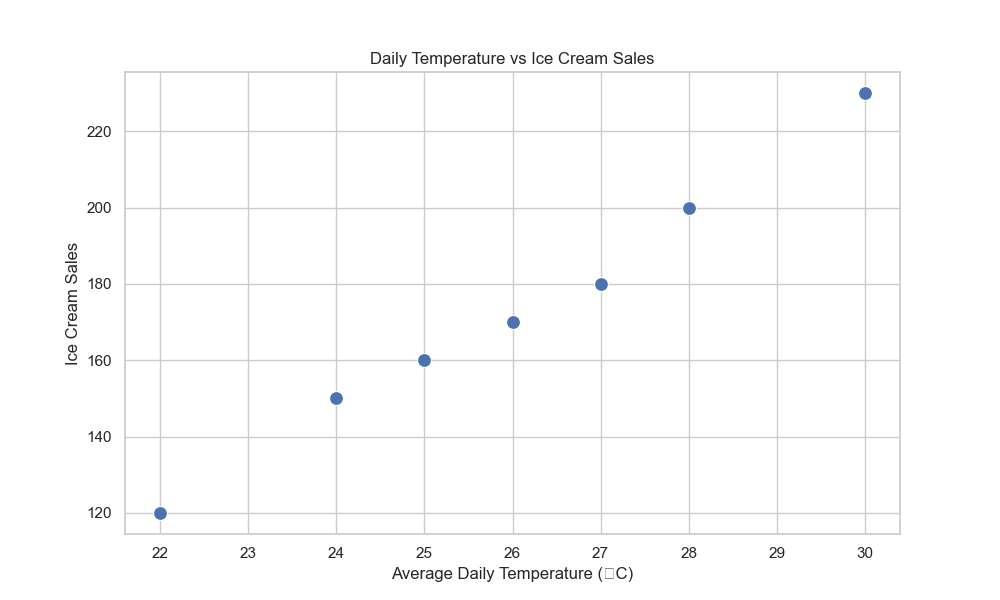

Reproduce this figure in Python.

import pandas as pd
import seaborn as sns
import matplotlib.pyplot as plt

# Generate the data points
data = {
    'Day': ['Monday', 'Tuesday', 'Wednesday', 'Thursday', 'Friday', 'Saturday', 'Sunday'],
    'Average Daily Temperature (°C)': [22, 24, 28, 30, 27, 26, 25],
    'Ice Cream Sales': [120, 150, 200, 230, 180, 170, 160]
}

# Create a DataFrame
df = pd.DataFrame(data)

# Initialize a seaborn scatterplot
plt.figure(figsize=(10, 6))
scatter = sns.scatterplot(
    x='Average Daily Temperature (°C)',
    y='Ice Cream Sales',
    data=df,
    palette=['#FF6347', '#4682B4', '#32CD32', '#FF8C00', '#6A5ACD', '#FFD700', '#DC143C'],
    s=100  # Define the size of the points
)

# Set the title
scatter.set_title('Daily Temperature vs Ice Cream Sales')

# Show the plot
plt.show()
